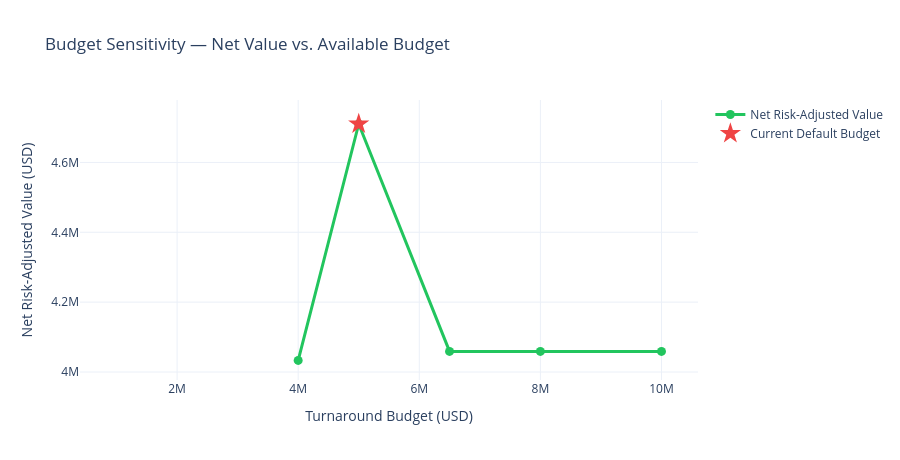

Notebook code cell kept with this figure:
### Code cell
fig = go.Figure()
fig.add_trace(go.Scatter(
    x=sweep_df.budget, y=sweep_df.net_value,
    mode="lines+markers", name="Net Risk-Adjusted Value",
    line=dict(color="#22c55e", width=3), marker=dict(size=9),
))
fig.add_trace(go.Scatter(
    x=[TA_CFG.total_budget], y=[result.summary["total_net_value_usd"]],
    mode="markers", name="Current Default Budget",
    marker=dict(size=16, color="#ef4444", symbol="star"),
))
fig.update_layout(
    title="Budget Sensitivity — Net Value vs. Available Budget",
    xaxis_title="Turnaround Budget (USD)", yaxis_title="Net Risk-Adjusted Value (USD)",
    template="plotly_white", height=460,
)
fig.show()

print("Marginal value of each additional budget increment:")
for i in range(1, len(sweep_df)):
    d_budget = sweep_df.budget[i] - sweep_df.budget[i-1]
    d_value  = sweep_df.net_value[i] - sweep_df.net_value[i-1]
    if d_budget > 0 and d_value is not None:
        print(f"  ${sweep_df.budget[i-1]:>10,.0f} → ${sweep_df.budget[i]:>10,.0f}:  "
              f"+${d_value:>10,.0f} value per +${d_budget:,.0f} spent  "
              f"(marginal ROI {d_value/d_budget:.2f}×)")

### Figure 1 — Plotly figure (JSON) as saved in the notebook; plotly's stock layout.template omitted (floating-point values rounded to 4 significant figures)
{"data": [{"line": {"color": "#22c55e", "width": 3}, "marker": {"size": 9}, "mode": "lines+markers", "name": "Net Risk-Adjusted Value", "type": "scatter", "x": [1000000, 2000000, 3000000, 4000000, 5000000, 6500000, 8000000, 10000000], "y": [NaN, NaN, NaN, 4033000.0, 4710000.0, 4059000.0, 4059000.0, 4059000.0]}, {"marker": {"color": "#ef4444", "size": 16, "symbol": "star"}, "mode": "markers", "name": "Current Default Budget", "type": "scatter", "x": [5000000.0], "y": [4710000.0]}], "layout": {"height": 460, "title": {"text": "Budget Sensitivity — Net Value vs. Available Budget"}, "xaxis": {"title": {"text": "Turnaround Budget (USD)"}}, "yaxis": {"title": {"text": "Net Risk-Adjusted Value (USD)"}}}}
